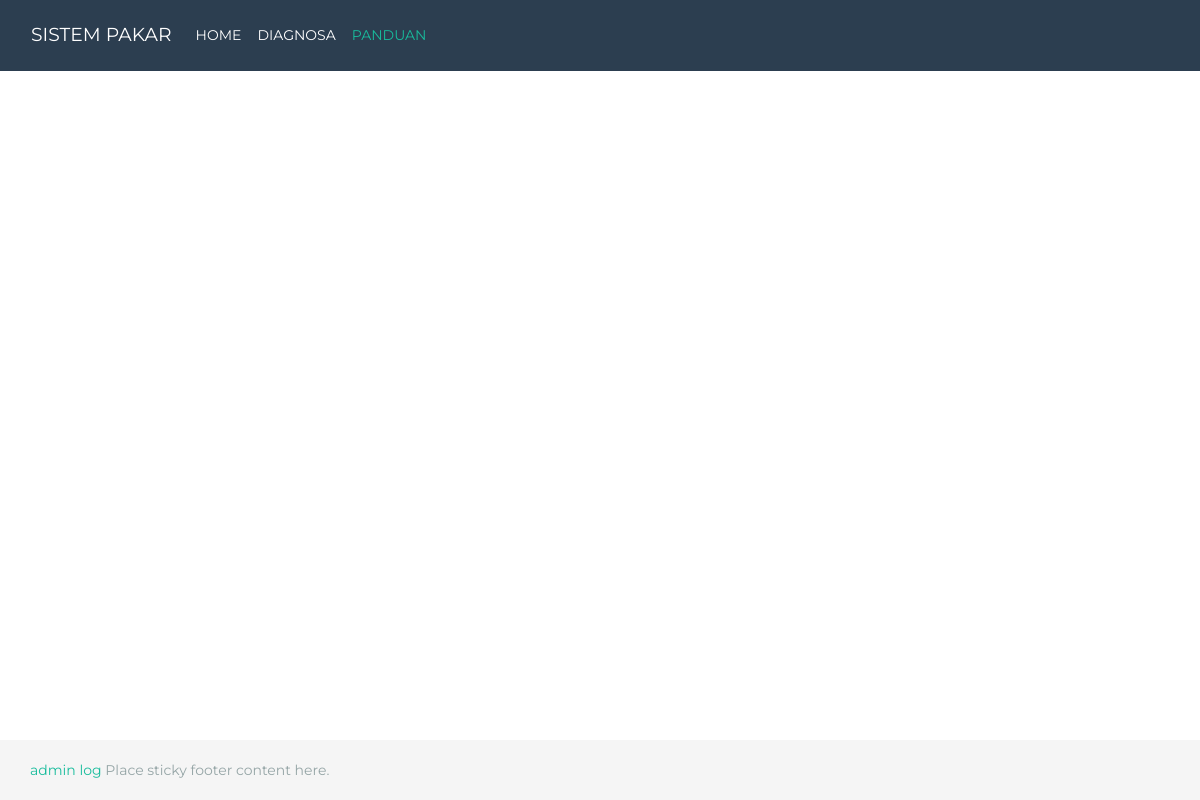
/home/panduan, run on an earlier commit of the app's database.
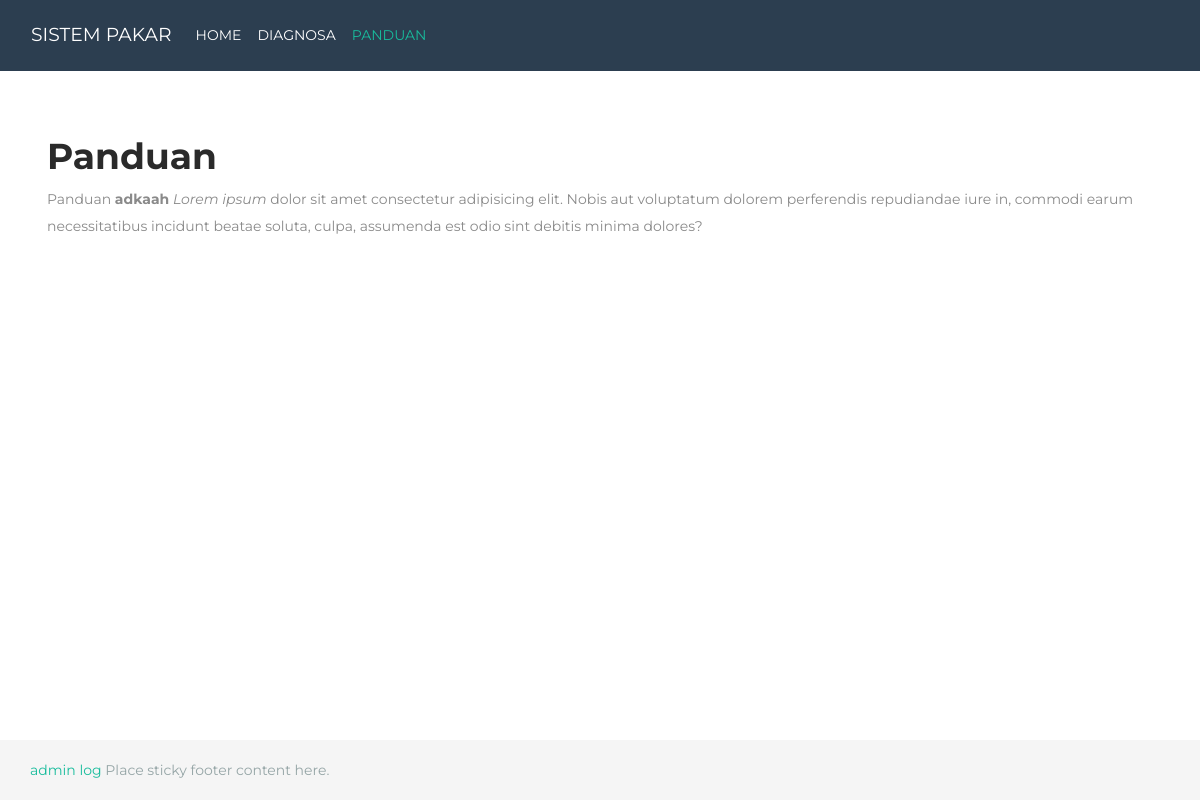
And on a later commit of the database.
### tables this page shows
CREATE TABLE `tbl_konfigurasi` (
  `id_konfigurasi` int(1) NOT NULL,
  `nama_instansi` varchar(100) NOT NULL,
  `nama_pimpinan` varchar(100) NOT NULL,
  `provinsi` varchar(128) NOT NULL,
  `kabupaten` varchar(128) NOT NULL,
  `kecamatan` varchar(128) NOT NULL,
  `alamat` text NOT NULL,
  `kontak_person` varchar(20) NOT NULL,
  `head_panduan` text NOT NULL,
  `panduan` text NOT NULL,
  `banner` varchar(200) NOT NULL,
  `topik_banner` text NOT NULL,
  `deskripsi_banner` text NOT NULL
);

### application/modules/home/views/layout/content.php (called while the page is built)
<?php
if ($content) {
    $this->load->view($content);
} else {
    echo 'Halaman tidak ditemukan';
}

### application/modules/home/views/layout/wrapper.php (called while the page is built)
<?php
require_once('head.php');
require_once('header.php');
require_once('content.php');
require_once('footer.php');

### application/modules/home/controllers/Panduan.php (called while the page is built, shortened)
<?php
class Panduan extends CI_Controller
{
  public function index()
  {
    $panduan = $this->Crud_model->listingOne('tbl_konfigurasi', 'id_konfigurasi', '1');
    $data = [
      'panduan' => $panduan,
      'content' => 'home/panduan'
    ];
    $this->load->view('layout/wrapper', $data);
  }
}

### index.php (called while the page is built, shortened)
<?php
require_once BASEPATH.'core/CodeIgniter.php';

### application/models/Crud_model.php (called while the page is built, shortened)
<?php
class Crud_model extends CI_Model
{
    public function listingOne($table, $field, $where)
    {
        $query = $this->db->select('*')
            ->from($table)
            ->where($field, $where)
            ->get();
        return $query->row();
    }
}

### application/modules/home/views/panduan.php (the view)
<section class="jumbotron bg-white">
  <div class="container">
    <h2><?= $panduan->head_panduan; ?></h2>
    <?= $panduan->panduan; ?>
  </div>
</section>

What changed in the data, as far as the page shows it:
now on this page (row edited): tbl_konfigurasi: head_panduan "Panduan", panduan "Panduan adkaah Lorem ipsum dolor sit amet consectetur adipisicing elit. Nobis aut voluptatum dolorem perferendis repudiandae iure in, commodi earum necessitatibus incidunt beatae soluta, culpa, assumenda est odio sint debitis minima dolores?"
